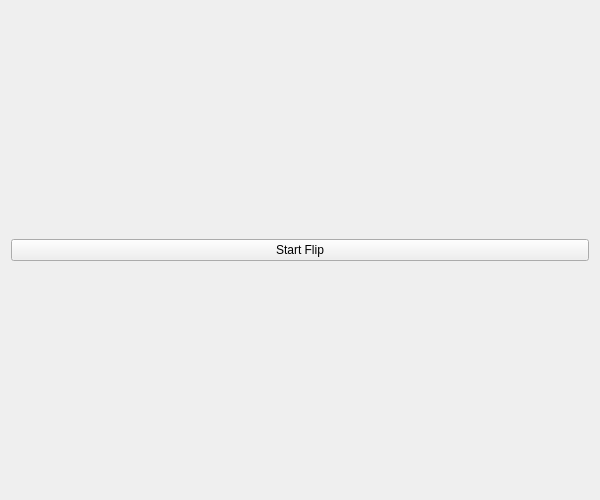
<?xml version="1.0" encoding="UTF-8"?>
<ui version="4.0">
 <class>CoinFlippingProtocol</class>
 <widget class="QWidget" name="CoinFlippingProtocol">
  <property name="geometry">
   <rect>
    <x>0</x>
    <y>0</y>
    <width>600</width>
    <height>500</height>
   </rect>
  </property>
  <property name="windowTitle">
   <string>Quantum Coin Flip</string>
  </property>
  <layout class="QVBoxLayout" name="verticalLayout">

   <item>
    <widget class="QPushButton" name="startButton">
     <property name="text">
      <string>Start Flip</string>
     </property>
    </widget>
   </item>
  </layout>
 </widget>
 <resources/>
 <connections/>
</ui>
